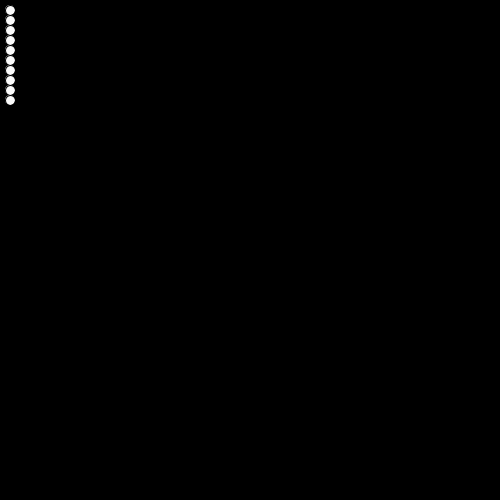
Frame 1 (no input)
Frame 60 (the mouse pressed at the canvas centre just before this capture): identical to frame 1, image omitted
Frame 120 (the mouse held since frame 60 and released just before this capture): identical to frame 1, image omitted

The Processing sketch that drew this single still picture (run headless with seeded random() and noise(); from frame 60 on, the mouse is pressed at the canvas centre):

// Processing sketch: sketch_240225a
// ── sketch_240225a.pde
void setup(){
  size(500,500);
  fill(255);
  nodes = new Node[10];
  for (int i=0;i<60;i++){
    for (int j=0;j<i+1;j++){
      if (i+j<nodes.length) {
        
    println(i+(j+1),i,j,nodes.length);
        nodes[i+j] = new Node(i,j);
      }
    }
    //nodes[i] = new Node(); 
  }
}
Node nodes[];
void draw(){
  background(0);
  for (int i=0;i<nodes.length;i++) {
    //println(i,nodes[i].s);
    nodes[i].draw();
  }
}

// ── node.pde
class Node {
  float money = 0;
  int layer=0;
  int number =0;
  int s=10;
  Node(int l,int n){
    money = 100;
    layer=l;
    number=n;
  }
  void draw() {
    fill(money*2.5);
    pushMatrix();
    translate(s*number+10,s*layer+10);
    ellipse(0,0,s,s);
    popMatrix();
  }
}
